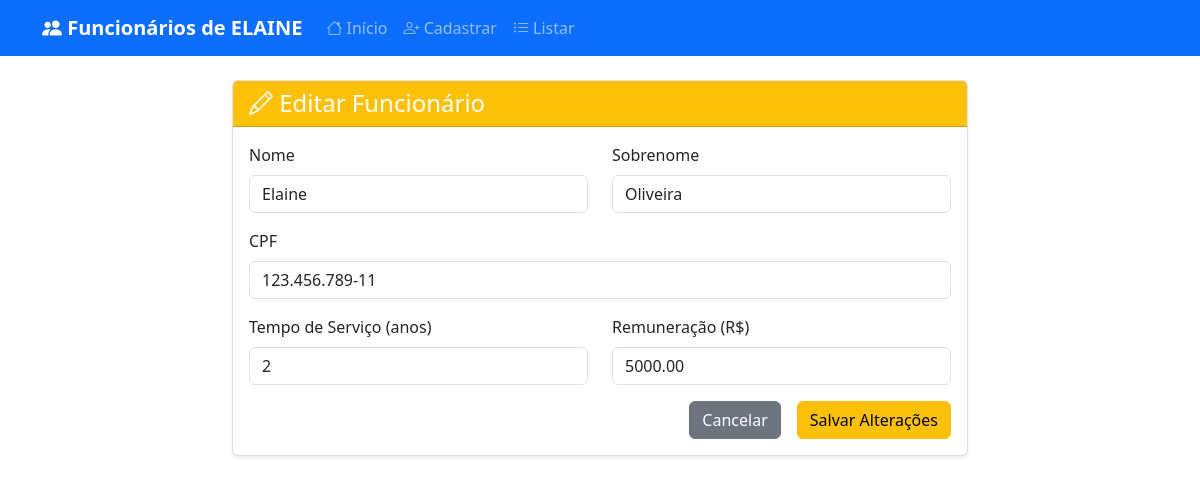
Screenshot of /website/editar/4/ with the database file from the repository.
### funcionario/models.py (models this page shows, shortened)
class Funcionarios(models.Model):
    nome = models.CharField(
        max_length=255,
        null=False,
        blank=False,
        verbose_name='Nome'
    )
    sobrenome = models.CharField(
        max_length=255,
        null=False,
        blank=False,
        verbose_name='Sobrenome'
    )
    cpf = models.CharField(
        max_length=14,
        null=False,
        blank=False,
        verbose_name='CPF',
        unique=True
    )
    tempo_de_servico = models.IntegerField(
        default=0,
        null=False,
        blank=False,
        verbose_name='Tempo de Serviço (anos)'
    )
    remuneracao = models.DecimalField(
        max_digits=8,
        decimal_places=2,
        null=False,
        blank=False,
        verbose_name='Remuneração'
    )
    objects = models.Manager()
    class Meta:
        verbose_name = 'Funcionário'
        verbose_name_plural = 'Funcionários'

### website/views.py (the view)
# urls.py: path('editar/<int:id>/', views.editar_funcionario, name='editar_funcionario'),
def editar_funcionario(request, id):
    funcionario = get_object_or_404(Funcionarios, id=id)
    if request.method == 'POST':
        form = FuncionarioForm(request.POST, instance=funcionario)
        if form.is_valid():
            form.save()
            messages.success(request, 'Funcionário atualizado com sucesso!')
            return redirect('listar_funcionarios')
    else:
        form = FuncionarioForm(instance=funcionario)
    return render(request, 'website/editar_funcionario.html', {'form': form, 'funcionario': funcionario})

### website/forms.py
class FuncionarioForm(forms.ModelForm):
    class Meta:
        model = Funcionarios
        fields = ['nome', 'sobrenome', 'cpf', 'tempo_de_servico', 'remuneracao']
        widgets = {
            'nome': forms.TextInput(attrs={
                'class': 'form-control',
                'placeholder': 'Digite o nome'
            }),
            'sobrenome': forms.TextInput(attrs={
                'class': 'form-control',
                'placeholder': 'Digite o sobrenome'
            }),
            'cpf': forms.TextInput(attrs={
                'class': 'form-control',
                'placeholder': '000.000.000-00'
            }),
            'tempo_de_servico': forms.NumberInput(attrs={
                'class': 'form-control',
                'placeholder': '0'
            }),
            'remuneracao': forms.NumberInput(attrs={
                'class': 'form-control',
                'placeholder': '0.00',
                'step': '0.01'
            }),
        }

### website/templates/website/editar_funcionario.html (shortened to what this page needs)
{% extends 'base.html' %}
{% block content %}
<div class="row justify-content-center">
    <div class="col-md-8">
        <div class="card">
            <div class="card-header bg-warning text-white">
                <h4 class="card-title mb-0">
                    <i class="bi bi-pencil"></i> Editar Funcionário
                </h4>
            </div>
            <div class="card-body">
                <form method="post">
                    <div class="row">
                        <div class="col-md-6 mb-3">
                            <label class="form-label">Nome</label>
                            {{ form.nome }}
                        </div>
                        <div class="col-md-6 mb-3">
                            <label class="form-label">Sobrenome</label>
                            {{ form.sobrenome }}
                        </div>
                    </div>
                    <div class="mb-3">
                        <label class="form-label">CPF</label>
                        {{ form.cpf }}
                    </div>
                    <div class="row">
                        <div class="col-md-6 mb-3">
                            <label class="form-label">Tempo de Serviço (anos)</label>
                            {{ form.tempo_de_servico }}
                        </div>
                        <div class="col-md-6 mb-3">
                            <label class="form-label">Remuneração (R$)</label>
                            {{ form.remuneracao }}
                        </div>
                    </div>
                    <div class="d-grid gap-2 d-md-flex justify-content-md-end">
                        <a href="{% url 'listar_funcionarios' %}" class="btn btn-secondary me-md-2">Cancelar</a>
                        <button type="submit" class="btn btn-warning">Salvar Alterações</button>
                    </div>
                </form>
            </div>
        </div>
    </div>
</div>
{% endblock %}

### static/css/style.css (style rules this page uses)
.card { box-shadow: 0 0.125rem 0.25rem rgba(0, 0, 0, 0.075); border: 1px solid rgba(0, 0, 0, 0.125); }

### rows the page displays
Funcionarios: nome "Elaine", sobrenome "Oliveira", cpf "123.456.789-11", tempo_de_servico "2", remuneracao "5000.00"
